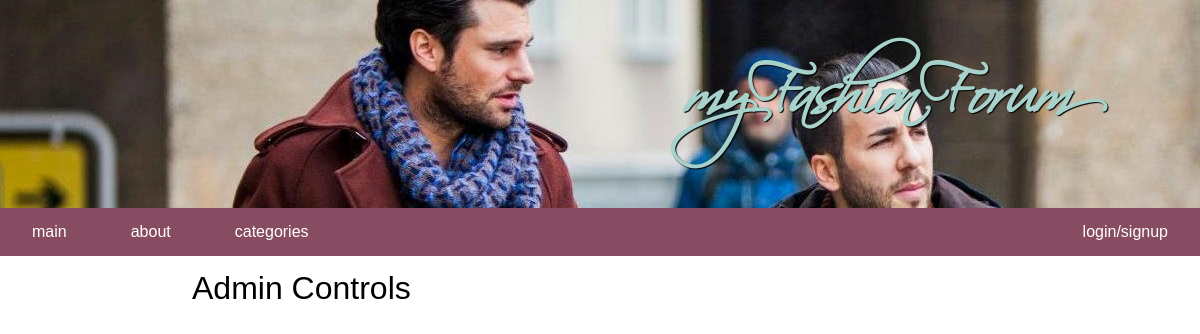
The page /adminControls.php on the database as committed earlier.
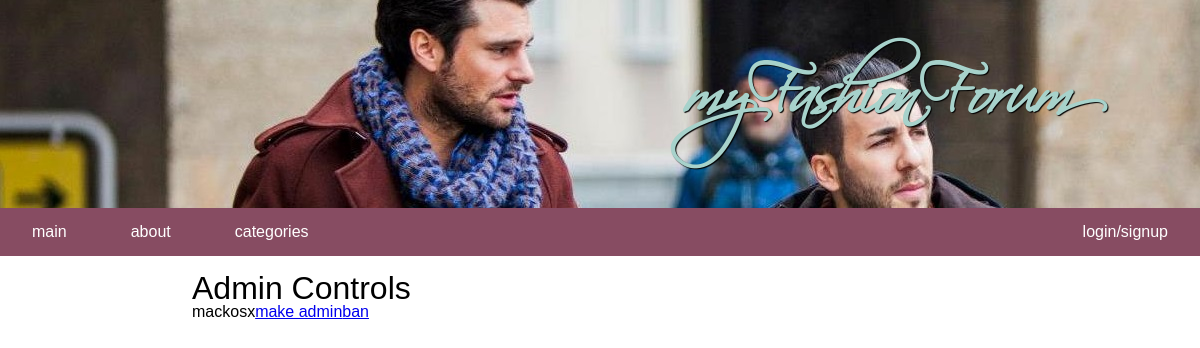
The same page on the database as committed later.
### tables this page shows
create table Users(
    uid int unique not null auto_increment,
    username varchar(10) unique not null,
    email varchar(50) unique,
    bio varchar(500),
    totalCommentScore int,
    imagePath varchar(50),
    isAdmin boolean,
    isBanned boolean,
    password varchar(100),
    primary key(uid)
);

### loggedIn.php (called while the page is built, shortened)
<?php
$loggedIn = false;
?>

### connection.php (called while the page is built)
<?php
$host = "cosc360.ok.ubc.ca";
$database = "db_47686143";
$user = "47686143";
$password = "47686143";
$conn = new mysqli($host, $user, $password, $database);
$error = $conn->connect_error;

### adminControls.php (the view, shortened to what this page needs)
<?php
require 'navbar.php';
echo "<div id=\"center-container\"><br><br><br><br>";
if ($error != null) {
    $output = "<p>Unable to connect to database!</p>";
    exit($output);
} else {
    $stmt = $conn->prepare("SELECT uid, username, isBanned, isAdmin FROM Users;");
    $stmt->execute();
    $stmt->bind_result($uid, $username, $isBanned, $isAdmin);
    $users=[];
    while ($stmt->fetch()) {
        array_push($users, [
            'uid' => $uid,
            'username' => $username,
            'isAdmin' => $isAdmin,
            'isBanned' => $isBanned
        ]);
    }
    echo "<h1>Admin Controls</h1>";
    echo "<table>";
    foreach ($users as $user){
        echo "<tr>";
        echo "<td>" . $username . "</td>";
        if($user['isAdmin'] == 1) {
            echo "<td>User is already admin</td>";
        }else{
            echo "<td><a href=\"changeAdmin.php?uid=".$user['uid']."\">make admin</a></td>";
        }
        if($user['isBanned'] == 1) {
            echo "<td>User is already banned</td>";
        }else{
            echo "<td><a href=\"ban.php?uid=".$user['uid']."\">ban</a></td>";
        }
        echo "</tr>";
    }
}

### navbar.php (shortened to what this page needs)
<?php
include "loggedIn.php";
include "connection.php";
?>
<!DOCTYPE html>
<html lang="en">
<head>
    <link rel="stylesheet" type="text/css" href="css/reset.css">
    <link rel="stylesheet" type="text/css" href="css/stylesheet.css">
</head>
<body>
<header>
    <h1>myFashionForum</h1>
</header>
<nav>
    <ul id="navbar" class="top-navbar">
        <li><a href="home.php">main</a></li>
        <li><a href="#">about</a></li>
        <li class="dropdown">
            <a href="#">categories</a>
        </li>
        <?php
        if ($loggedIn) {
            ?>
            <li class="dropdown"><a><?=$_SESSION['username']?></a>
                <div class="dropdown-content">
                    <a href="profile.php?uid=<?=$_SESSION['uid']?>">profile</a>
                    <a href="logout.php">log out</a>
                </div>
            </li>
        <?php
        } else {
            echo "<li><a href=\"#\" class=\"loginBtn\">login/signup</a></li>";
        }
        ?>
    </ul>
</nav>

### css/stylesheet.css (style rules this page uses)
body { min-width: 30em; font-family: "Berlin Sans FB", Verdana, sans-serif; }
header h1 { font-size: 4em; text-shadow: 1px 1px 1px black; color: #A7D2CB; margin-right: 2em; font-weight: bolder; font-family: "Scriptina", Verdana, sans-serif; }
header { top: -5em; height: 10em; text-align: right; padding-top: 3em; background: url("../images/header_image.jpg") fixed; }
h1 { font-size: 2em; }
#center-container { min-width: 8em; height: 100%; margin-left: 12em; margin-right: 17em; }
.top-navbar { position: absolute; top: 13em; width: 100%; min-width: 30em; margin: 0; padding: 0; overflow: visible; background-color: #874C62; }
nav ul li { float: left; }
nav ul li a { display: block; color: white; text-align: left; padding: 1em 2em 1em 2em; text-decoration: none; }
.fixed-navbar li:last-child, .top-navbar li:last-child { float: right; }
li.dropdown { display: inline-block; }

Rows that differ between the two databases and show on the page:
added users: username "mackosx"
